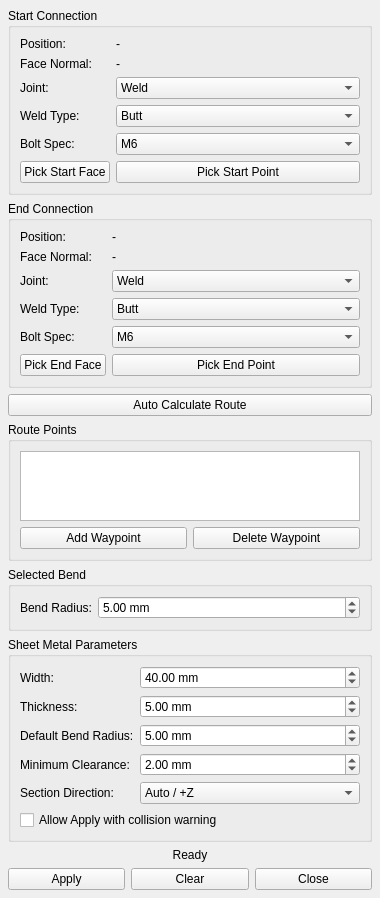
<?xml version="1.0" encoding="UTF-8"?>
<ui version="4.0">
 <class>WidgetSheetMetalConnector</class>
 <widget class="QWidget" name="WidgetSheetMetalConnector">
  <property name="geometry">
   <rect><x>0</x><y>0</y><width>380</width><height>820</height></rect>
  </property>
  <property name="windowTitle">
   <string>Sheet Metal Connector</string>
  </property>
  <layout class="QVBoxLayout" name="verticalLayoutMain">
   <property name="margin"><number>8</number></property>
   <property name="spacing"><number>6</number></property>

   <item>
    <widget class="QGroupBox" name="groupBoxStart">
     <property name="title"><string>Start Connection</string></property>
     <layout class="QFormLayout" name="formLayoutStart">
      <item row="0" column="0"><widget class="QLabel" name="labelStartPos"><property name="text"><string>Position:</string></property></widget></item>
      <item row="0" column="1"><widget class="QLabel" name="labelStartPosValue"><property name="text"><string>-</string></property></widget></item>
      <item row="1" column="0"><widget class="QLabel" name="labelStartNormal"><property name="text"><string>Face Normal:</string></property></widget></item>
      <item row="1" column="1"><widget class="QLabel" name="labelStartNormalValue"><property name="text"><string>-</string></property></widget></item>
      <item row="2" column="0"><widget class="QLabel" name="labelStartJoint"><property name="text"><string>Joint:</string></property></widget></item>
      <item row="2" column="1">
       <widget class="QComboBox" name="comboBoxStartJoint">
        <item><property name="text"><string>Weld</string></property></item>
        <item><property name="text"><string>Bolt / Nut</string></property></item>
       </widget>
      </item>
      <item row="3" column="0"><widget class="QLabel" name="labelStartWeldType"><property name="text"><string>Weld Type:</string></property></widget></item>
      <item row="3" column="1">
       <widget class="QComboBox" name="comboBoxStartWeldType">
        <item><property name="text"><string>Butt</string></property></item>
        <item><property name="text"><string>Lap</string></property></item>
       </widget>
      </item>
      <item row="4" column="0"><widget class="QLabel" name="labelStartBoltSpec"><property name="text"><string>Bolt Spec:</string></property></widget></item>
      <item row="4" column="1">
       <widget class="QComboBox" name="comboBoxStartBoltSpec">
        <item><property name="text"><string>M6</string></property></item>
        <item><property name="text"><string>M8</string></property></item>
        <item><property name="text"><string>M10</string></property></item>
        <item><property name="text"><string>M12</string></property></item>
       </widget>
      </item>
      <item row="5" column="0"><widget class="QPushButton" name="pushButtonPickStart"><property name="text"><string>Pick Start Face</string></property></widget></item>
      <item row="5" column="1"><widget class="QPushButton" name="pushButtonPickStartPoint"><property name="text"><string>Pick Start Point</string></property></widget></item>
     </layout>
    </widget>
   </item>

   <item>
    <widget class="QGroupBox" name="groupBoxEnd">
     <property name="title"><string>End Connection</string></property>
     <layout class="QFormLayout" name="formLayoutEnd">
      <item row="0" column="0"><widget class="QLabel" name="labelEndPos"><property name="text"><string>Position:</string></property></widget></item>
      <item row="0" column="1"><widget class="QLabel" name="labelEndPosValue"><property name="text"><string>-</string></property></widget></item>
      <item row="1" column="0"><widget class="QLabel" name="labelEndNormal"><property name="text"><string>Face Normal:</string></property></widget></item>
      <item row="1" column="1"><widget class="QLabel" name="labelEndNormalValue"><property name="text"><string>-</string></property></widget></item>
      <item row="2" column="0"><widget class="QLabel" name="labelEndJoint"><property name="text"><string>Joint:</string></property></widget></item>
      <item row="2" column="1">
       <widget class="QComboBox" name="comboBoxEndJoint">
        <item><property name="text"><string>Weld</string></property></item>
        <item><property name="text"><string>Bolt / Nut</string></property></item>
       </widget>
      </item>
      <item row="3" column="0"><widget class="QLabel" name="labelEndWeldType"><property name="text"><string>Weld Type:</string></property></widget></item>
      <item row="3" column="1">
       <widget class="QComboBox" name="comboBoxEndWeldType">
        <item><property name="text"><string>Butt</string></property></item>
        <item><property name="text"><string>Lap</string></property></item>
       </widget>
      </item>
      <item row="4" column="0"><widget class="QLabel" name="labelEndBoltSpec"><property name="text"><string>Bolt Spec:</string></property></widget></item>
      <item row="4" column="1">
       <widget class="QComboBox" name="comboBoxEndBoltSpec">
        <item><property name="text"><string>M6</string></property></item>
        <item><property name="text"><string>M8</string></property></item>
        <item><property name="text"><string>M10</string></property></item>
        <item><property name="text"><string>M12</string></property></item>
       </widget>
      </item>
      <item row="5" column="0"><widget class="QPushButton" name="pushButtonPickEnd"><property name="text"><string>Pick End Face</string></property></widget></item>
      <item row="5" column="1"><widget class="QPushButton" name="pushButtonPickEndPoint"><property name="text"><string>Pick End Point</string></property></widget></item>
     </layout>
    </widget>
   </item>

   <item><widget class="QPushButton" name="pushButtonAutoCalc"><property name="text"><string>Auto Calculate Route</string></property></widget></item>

   <item>
    <widget class="QGroupBox" name="groupBoxWaypoints">
     <property name="title"><string>Route Points</string></property>
     <layout class="QVBoxLayout" name="vLayoutWP">
      <item><widget class="QListWidget" name="listWidgetWaypoints"><property name="minimumHeight"><number>100</number></property></widget></item>
      <item>
       <layout class="QHBoxLayout" name="hLayoutWPButtons">
        <item><widget class="QPushButton" name="pushButtonAddWaypoint"><property name="text"><string>Add Waypoint</string></property></widget></item>
        <item><widget class="QPushButton" name="pushButtonDeleteWaypoint"><property name="text"><string>Delete Waypoint</string></property></widget></item>
       </layout>
      </item>
     </layout>
    </widget>
   </item>

   <item>
    <widget class="QGroupBox" name="groupBoxNodeProp">
     <property name="title"><string>Selected Bend</string></property>
     <layout class="QFormLayout" name="formLayoutNodeProp">
      <item row="0" column="0"><widget class="QLabel" name="labelBendRadius"><property name="text"><string>Bend Radius:</string></property></widget></item>
      <item row="0" column="1">
       <widget class="QDoubleSpinBox" name="spinBoxBendRadius">
        <property name="minimum"><double>0.1</double></property>
        <property name="maximum"><double>500.0</double></property>
        <property name="value"><double>5.0</double></property>
        <property name="suffix"><string> mm</string></property>
       </widget>
      </item>
     </layout>
    </widget>
   </item>

   <item>
    <widget class="QGroupBox" name="groupBoxSheetMetalParams">
     <property name="title"><string>Sheet Metal Parameters</string></property>
     <layout class="QFormLayout" name="formLayoutParams">
      <item row="0" column="0"><widget class="QLabel" name="labelWidth"><property name="text"><string>Width:</string></property></widget></item>
      <item row="0" column="1">
       <widget class="QDoubleSpinBox" name="spinBoxWidth">
        <property name="minimum"><double>1.0</double></property><property name="maximum"><double>500.0</double></property>
        <property name="value"><double>40.0</double></property><property name="suffix"><string> mm</string></property>
       </widget>
      </item>
      <item row="1" column="0"><widget class="QLabel" name="labelThickness"><property name="text"><string>Thickness:</string></property></widget></item>
      <item row="1" column="1">
       <widget class="QDoubleSpinBox" name="spinBoxThickness">
        <property name="minimum"><double>0.5</double></property><property name="maximum"><double>50.0</double></property>
        <property name="value"><double>5.0</double></property><property name="suffix"><string> mm</string></property>
       </widget>
      </item>
      <item row="2" column="0"><widget class="QLabel" name="labelDefaultBendRadius"><property name="text"><string>Default Bend Radius:</string></property></widget></item>
      <item row="2" column="1">
       <widget class="QDoubleSpinBox" name="spinBoxDefaultBendRadius">
        <property name="minimum"><double>0.1</double></property><property name="maximum"><double>500.0</double></property>
        <property name="value"><double>5.0</double></property><property name="suffix"><string> mm</string></property>
       </widget>
      </item>
      <item row="3" column="0"><widget class="QLabel" name="labelClearance"><property name="text"><string>Minimum Clearance:</string></property></widget></item>
      <item row="3" column="1">
       <widget class="QDoubleSpinBox" name="spinBoxClearance">
        <property name="minimum"><double>0.0</double></property><property name="maximum"><double>500.0</double></property>
        <property name="value"><double>2.0</double></property><property name="suffix"><string> mm</string></property>
       </widget>
      </item>
      <item row="4" column="0"><widget class="QLabel" name="labelSectionDir"><property name="text"><string>Section Direction:</string></property></widget></item>
      <item row="4" column="1">
       <widget class="QComboBox" name="comboBoxSectionDir">
        <item><property name="text"><string>Auto / +Z</string></property></item>
        <item><property name="text"><string>Fixed +X</string></property></item>
        <item><property name="text"><string>Fixed +Y</string></property></item>
       </widget>
      </item>
      <item row="5" column="0" colspan="2"><widget class="QCheckBox" name="checkBoxAllowCollision"><property name="text"><string>Allow Apply with collision warning</string></property></widget></item>
     </layout>
    </widget>
   </item>

   <item><widget class="QLabel" name="labelStatus"><property name="text"><string>Ready</string></property><property name="wordWrap"><bool>true</bool></property><property name="alignment"><set>Qt::AlignCenter</set></property></widget></item>

   <item>
    <layout class="QHBoxLayout" name="hLayoutActions">
     <item><widget class="QPushButton" name="pushButtonApply"><property name="text"><string>Apply</string></property></widget></item>
     <item><widget class="QPushButton" name="pushButtonClear"><property name="text"><string>Clear</string></property></widget></item>
     <item><widget class="QPushButton" name="pushButtonClose"><property name="text"><string>Close</string></property></widget></item>
    </layout>
   </item>
  </layout>
 </widget>
 <resources/>
 <connections/>
</ui>
